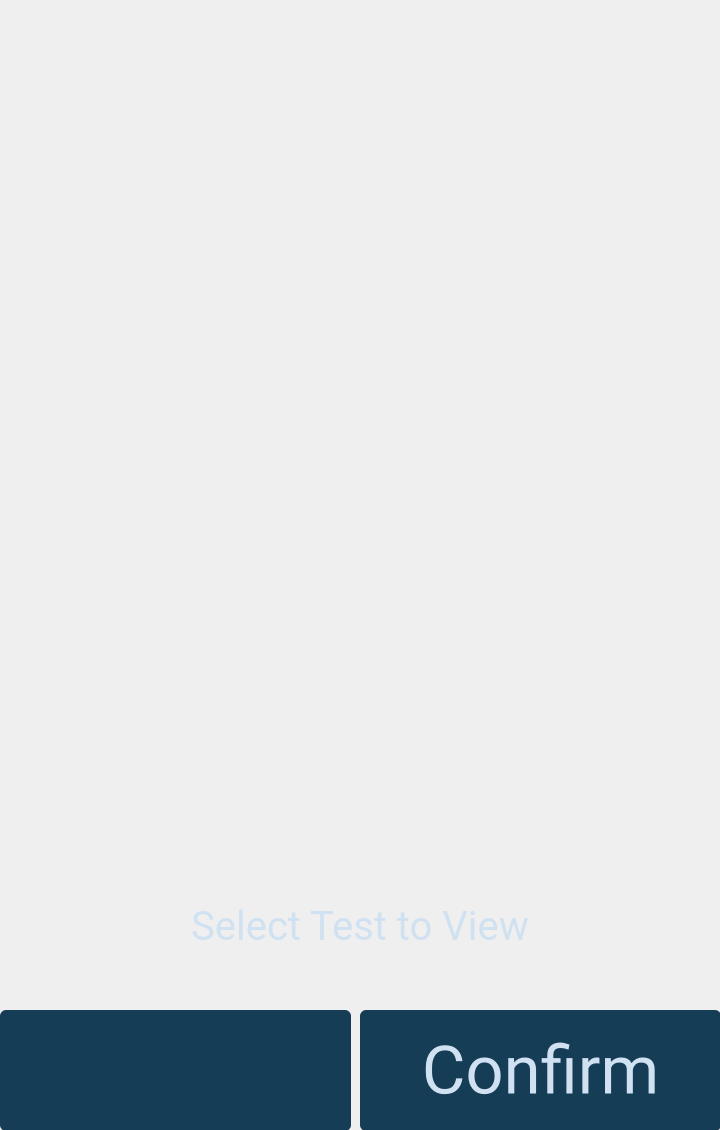
<?xml version="1.0" encoding="UTF-8"?>
<ui version="4.0">
 <class>ViewTestResultsForm</class>
 <widget class="QWidget" name="ViewTestResultsForm">
  <property name="geometry">
   <rect>
    <x>0</x>
    <y>0</y>
    <width>720</width>
    <height>1130</height>
   </rect>
  </property>
  <property name="font">
   <font>
    <family>Roboto</family>
   </font>
  </property>
  <property name="windowTitle">
   <string>Form</string>
  </property>
  <widget class="QStackedWidget" name="stackedWidget">
   <property name="geometry">
    <rect>
     <x>0</x>
     <y>0</y>
     <width>720</width>
     <height>1130</height>
    </rect>
   </property>
   <widget class="QWidget" name="page">
    <widget class="QPushButton" name="buttonBack">
     <property name="geometry">
      <rect>
       <x>0</x>
       <y>1010</y>
       <width>351</width>
       <height>121</height>
      </rect>
     </property>
     <property name="font">
      <font>
       <family>Roboto</family>
      </font>
     </property>
     <property name="styleSheet">
      <string notr="true">border-radius: 6px;
background-color: rgb(22,61,86);
color: rgb(208,225,241)</string>
     </property>
     <property name="text">
      <string/>
     </property>
     <property name="icon">
      <iconset>
       <normalon>:/Images/XatekUI_BackArrow.png</normalon>
      </iconset>
     </property>
     <property name="iconSize">
      <size>
       <width>73</width>
       <height>62</height>
      </size>
     </property>
    </widget>
    <widget class="QPushButton" name="buttonConfirm">
     <property name="geometry">
      <rect>
       <x>360</x>
       <y>1010</y>
       <width>361</width>
       <height>121</height>
      </rect>
     </property>
     <property name="font">
      <font>
       <family>Roboto</family>
       <pointsize>50</pointsize>
      </font>
     </property>
     <property name="styleSheet">
      <string notr="true">border-radius: 6px;
background-color: rgb(22,61,86);
color: rgb(208,225,241)</string>
     </property>
     <property name="text">
      <string>Confirm</string>
     </property>
    </widget>
    <widget class="QListWidget" name="listWidgetTestsToReview">
     <property name="geometry">
      <rect>
       <x>50</x>
       <y>210</y>
       <width>601</width>
       <height>521</height>
      </rect>
     </property>
     <property name="font">
      <font>
       <family>Roboto</family>
       <pointsize>30</pointsize>
       <weight>75</weight>
       <bold>true</bold>
      </font>
     </property>
     <property name="styleSheet">
      <string notr="true">color: rgb(255, 255, 255);
background-color: rgb(255, 255, 255, 0);
alignment: center;
</string>
     </property>
     <property name="isWrapping" stdset="0">
      <bool>false</bool>
     </property>
     <property name="spacing">
      <number>5</number>
     </property>
     <property name="viewMode">
      <enum>QListView::ListMode</enum>
     </property>
     <property name="uniformItemSizes">
      <bool>false</bool>
     </property>
    </widget>
    <widget class="QLabel" name="labelInstruction">
     <property name="geometry">
      <rect>
       <x>0</x>
       <y>900</y>
       <width>720</width>
       <height>51</height>
      </rect>
     </property>
     <property name="font">
      <font>
       <family>Roboto</family>
       <pointsize>30</pointsize>
      </font>
     </property>
     <property name="styleSheet">
      <string notr="true">color: rgb(208,225,241);</string>
     </property>
     <property name="text">
      <string>Select Test to View</string>
     </property>
     <property name="alignment">
      <set>Qt::AlignCenter</set>
     </property>
    </widget>
   </widget>
  </widget>
 </widget>
 <resources/>
 <connections/>
</ui>
